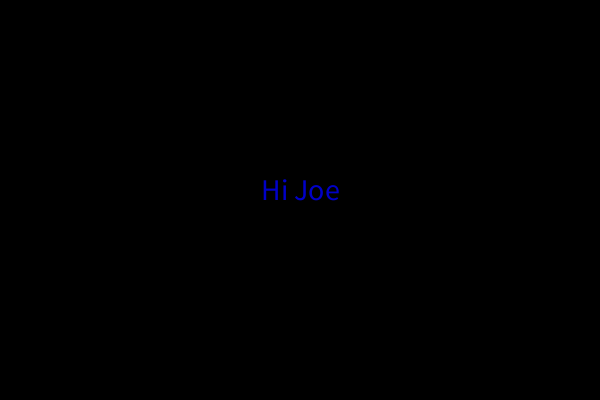
Frame 1 (no input)
Frame 60 (the mouse pressed at the canvas centre just before this capture): identical to frame 1, image omitted
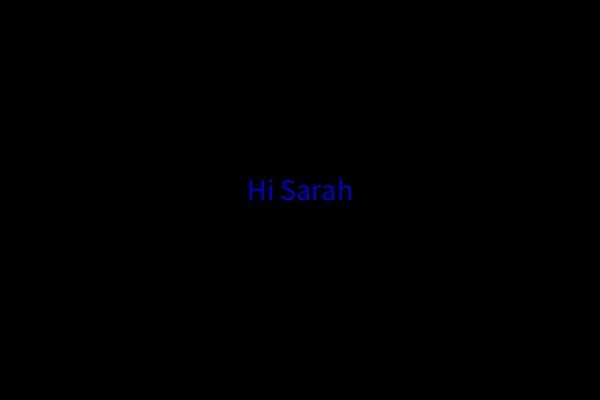
Frame 120 (the mouse held since frame 60 and released just before this capture)

The Processing sketch that drew these frames (run headless with seeded random() and noise(); from frame 60 on, the mouse is pressed at the canvas centre):

// Processing sketch: Text_Clicking
// ── Text_Clicking.pde
int n = 30;

void setup(){
  size(600,400);
  background(100,150,0);
  textAlign(CENTER);
  
}

void draw(){
  textSize(30);
  fill(0,0,200);
  
  if (n == 30){
    background(0);
  text("Hi Joe", width/2, height/2);
  }
  
  if (n== 90){
    background(0);
  text("Hi Sarah", width/2, height/2);
  }
  
  if (n==150){
    background(0);
  text("I have no creativity", width/2, height/2);
  }
  if (n == 210){
    background(0);
  text("So I have no idea what to write", width/2, height/2);
  }
   
  if (n == 270){
    background(0);
  text("So yeah", width/2, height/2);
  }
  
}

void mousePressed(){
  n += 60;
  
}
